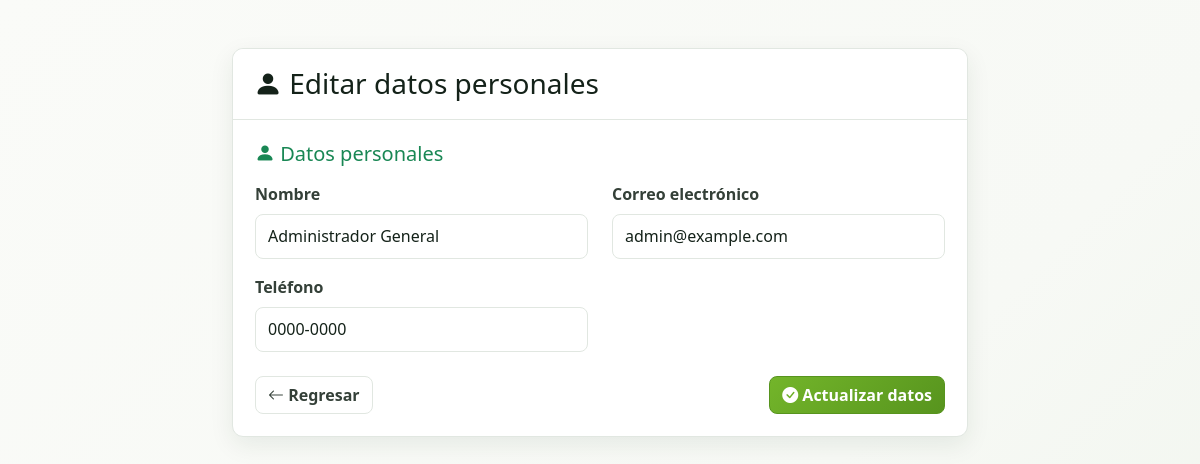
Page /usuario/direccion.php (signed in) on the committed database.
### tables this page shows
CREATE TABLE usuario(
    id_usuario INT AUTO_INCREMENT PRIMARY KEY,
    nombre VARCHAR(100) NOT NULL,
    correo VARCHAR(100) NOT NULL UNIQUE,
    telefono VARCHAR(20),
    fecha_nacimiento DATE
);

### public/index.php (called while the page is built, shortened)
<?php
$base = rtrim(str_replace('\\', '/', dirname($_SERVER['SCRIPT_NAME'] ?? '/index.php')), '/.');
$solicitud = rawurldecode(parse_url($_SERVER['REQUEST_URI'] ?? '/', PHP_URL_PATH) ?: '/');
$ruta = ltrim(substr($solicitud, strlen($base)), '/');
$ruta = $ruta === '' ? 'index.php' : $ruta;
$rutas = require dirname(__DIR__) . '/config/rutas.php';
require dirname(__DIR__) . '/' . $rutas[$ruta];

### app/modulos/usuario/direccion.php (the view, shortened to what this page needs)
<?php
require_once __DIR__ . "/../../../config/database.php";
$idUsuario = (int) $_SESSION["id_usuario"];
$rolUsuario = (string) $_SESSION["rol"];
$esCliente = $rolUsuario === "Cliente";
$volver = $_SESSION["volver_direccion"] ?? "../mi_perfil.php";
$sql = "SELECT
            nombre,
            correo,
            telefono
        FROM usuario
        WHERE id_usuario = ?";
$stmtUsuario = mysqli_prepare($conexion, $sql);
mysqli_stmt_bind_param(
    $stmtUsuario,
    "i",
    $idUsuario
);
mysqli_stmt_execute($stmtUsuario);
$resultadoUsuario = mysqli_stmt_get_result($stmtUsuario);
$usuario = mysqli_fetch_assoc($resultadoUsuario);
$direccion = null;
?>
<!DOCTYPE html>
<html lang="es">
<head>
    <link href="https://cdn.jsdelivr.net/npm/bootstrap@5.3.7/dist/css/bootstrap.min.css" rel="stylesheet">
    <link rel="stylesheet"
        href="https://cdn.jsdelivr.net/npm/bootstrap-icons@1.13.1/font/bootstrap-icons.min.css">
    <link rel="stylesheet" href="../css/styleCliente.css">
    <link rel="stylesheet" href="../css/ecofauna-unified.css?v=1">
</head>
<body class="ecofauna-unified">
<div class="container py-5">
    <div class="row justify-content-center">
        <div class="col-lg-8">
            <div class="card shadow border-0">
                <div class="card-header bg-success text-white">
                    <h3 class="mb-0">
                        <i class="bi <?= $esCliente ? "bi-geo-alt-fill" : "bi-person-fill" ?>"></i>
                        <?= $esCliente ? "Información de entrega" : "Editar datos personales" ?>
                    </h3>
                </div>
                <div class="card-body">
                    <form method="POST">
                        <h5 class="text-success mb-3">
                            <i class="bi bi-person-fill"></i>
                            Datos personales
                        </h5>
                        <div class="row">
                            <div class="col-md-6 mb-3">
                                <label class="form-label">
                                    Nombre
                                </label>
                                <input
                                    type="text"
                                    name="nombre"
                                    class="form-control"
                                    required
                                    value="<?= htmlspecialchars($usuario["nombre"] ?? "") ?>">
                            </div>
                            <div class="col-md-6 mb-3">
                                <label class="form-label">
                                    Correo electrónico
                                </label>
                                <input
                                    type="email"
                                    name="correo"
                                    class="form-control"
                                    required
                                    value="<?= htmlspecialchars($usuario["correo"] ?? "") ?>">
                            </div>
                            <div class="col-md-6 mb-4">
                                <label class="form-label">
                                    Teléfono
                                </label>
                                <input
                                    type="text"
                                    name="telefono"
                                    class="form-control"
                                    required
                                    value="<?= htmlspecialchars($usuario["telefono"] ?? "") ?>">
                            </div>
                        </div>
                        <div class="d-flex justify-content-between">
                            <a href="<?= htmlspecialchars($volver) ?>"
                               class="btn btn-secondary">
                                <i class="bi bi-arrow-left"></i>
                                Regresar
                            </a>
                            <button
                                type="submit"
                                class="btn btn-success">
                                <i class="bi bi-check-circle-fill"></i>
                                <?= !$esCliente
                                    ? "Actualizar datos"
                                    : ($direccion
                                        ? "Actualizar información"
                                        : "Guardar información") ?>
                            </button>
                        </div>
                    </form>
                </div>
            </div>
        </div>
    </div>
</div>
</body>
</html>

### public/assets/css/styleCliente.css (style rules this page uses)
:root { --verde-oscuro: #304734; --verde: #607754; --verde-suave: #91a27f; --verde-claro: #e8efe2; --cafe: #5a4432; --arena: #d9c29b; --arena-clara: #f0e4cf; --crema: #f8f4ec; --blanco: #ffffff; --texto: #424a42; --texto-suave: #747d74; --borde: #e4ded3; --sombra: 0 18px 45px rgba(48, 71, 52, 0.12); }
* { box-sizing: border-box; }
html { scroll-behavior: smooth; }
body { min-height: 100vh; margin: 0; font-family: "Poppins", sans-serif; color: var(--texto); background: radial-gradient( circle at top left, rgba(145, 162, 127, 0.15), transparent 34% ), var(--crema); }

### public/assets/css/ecofauna-unified.css (style rules this page uses)
:root { --eco-deep:#062d19;--eco-deep-2:#0e4727;--eco-lime:#73b52a;--eco-lime-dark:#57941e;--eco-soft:#eef6e8;--eco-paper:#f7f9f5;--eco-white:#fff;--eco-ink:#142219;--eco-muted:#69736c;--eco-line:#e1e7e1;--eco-danger:#b23c3c;--eco-shadow:0 8px 25px rgba(14,54,28,.08) }
body.ecofauna-unified { min-height:100vh;margin:0;color:var(--eco-ink);background:linear-gradient(135deg,#fafbf8 0%,var(--eco-paper) 65%,#f0f5ed 100%);font-family:"Poppins",system-ui,sans-serif }
body.ecofauna-unified a { text-decoration:none }
.ecofauna-unified :is(.card,.tarjeta,.tarjeta-servicio,.tarjeta-modulo-admin,.panel,.filtro,.carrito-card,.form-editar,.seccion-servicios,.seccion-informacion,.detalle-card,.perfil-card) { border:1px solid var(--eco-line)!important;border-radius:11px!important;background:#fff!important;box-shadow:var(--eco-shadow)!important }
.ecofauna-unified :is(.card-header,.encabezado-tarjeta-modulo,.tarjeta-header,.panel-heading) { padding:18px 21px!important;color:var(--eco-ink)!important;background:#fff!important;border-bottom:1px solid var(--eco-line)!important;border-radius:11px 11px 0 0!important }
.ecofauna-unified :is(.card-body,.cuerpo-tarjeta) { padding:22px }
.ecofauna-unified :is(h1,h2,h3,h4,.titulo-form) { color:var(--eco-ink) }
.ecofauna-unified :is(label,.form-label) { color:#344038;font-weight:600 }
.ecofauna-unified :is(.form-control,.form-select,input:not([type="checkbox"]):not([type="radio"]):not([type="hidden"]),select,textarea) { min-height:45px;border:1px solid var(--eco-line)!important;border-radius:8px!important;background:#fff;color:var(--eco-ink);box-shadow:none!important }
.ecofauna-unified :is(.form-control,.form-select,input,select,textarea):focus { border-color:#78ae50!important;outline:0;box-shadow:0 0 0 3px rgba(115,181,42,.14)!important }
.ecofauna-unified :is(.btn,.boton,.btn-servicio) { border-radius:8px!important;font-weight:700;transition:transform .18s,box-shadow .18s,background .18s }
.ecofauna-unified :is(.btn-primary,.btn-success,.btn-principal,.btn-guardar-admin,.guardar,.btn-servicio,.boton-principal) { color:#fff!important;background:linear-gradient(135deg,var(--eco-lime),var(--eco-lime-dark))!important;border-color:var(--eco-lime-dark)!important }
.ecofauna-unified :is(.btn-primary,.btn-success,.btn-principal,.btn-guardar-admin,.guardar,.btn-servicio,.boton-principal):hover { transform:translateY(-1px);background:var(--eco-lime-dark)!important;box-shadow:0 7px 16px rgba(73,130,26,.2)!important }
.ecofauna-unified :is(.btn-secondary,.btn-light,.btn-secundario,.btn-volver-admin,.btn-secundario-admin,.volver,.btn-cancelar-admin) { color:#344038!important;background:#fff!important;border:1px solid var(--eco-line)!important }

### rows in the picture
usuario: nombre "Administrador General", correo "admin@example.com", telefono "0000-0000"
